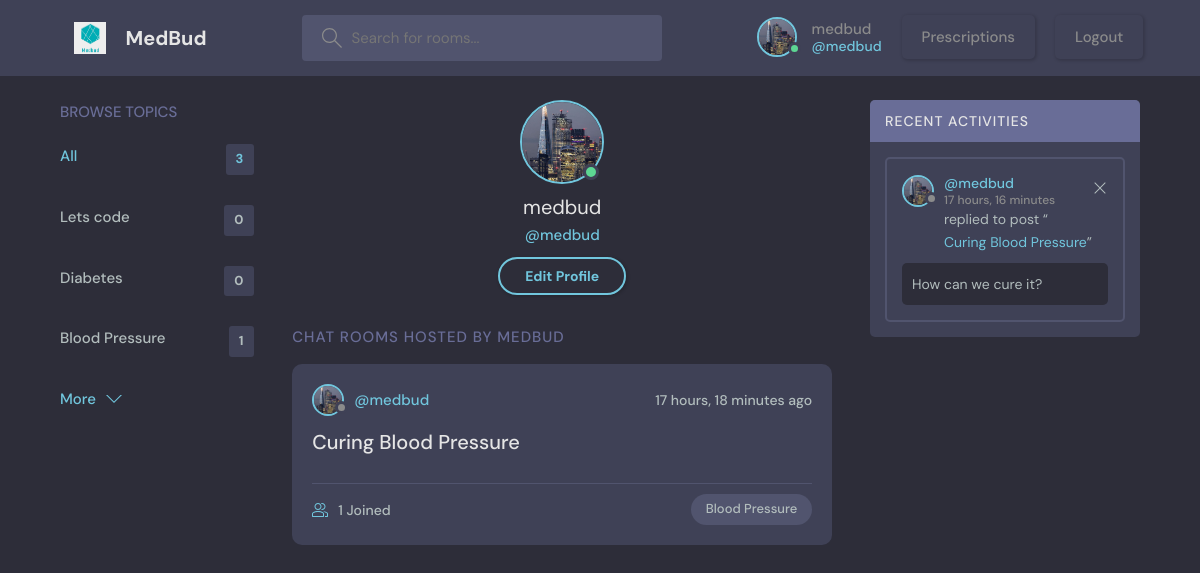
/profile/1/ (signed in), run on the app's committed database.
### base/models.py (models this page shows, shortened)
class Imagine(models.Model):
    user = models.OneToOneField(User,null=True,on_delete=models.CASCADE)
    imge = models.ImageField(null=True, default="avatar.svg")

class Topic(models.Model):
    name = models.CharField(max_length=200)

class Room(models.Model):
    host = models.ForeignKey(User, on_delete=models.SET_NULL, null=True)
    topic = models.ForeignKey(Topic, on_delete=models.SET_NULL, null=True)
    name = models.CharField(max_length=200)
    description = models.TextField(null=True, blank=True)
    participants = models.ManyToManyField(
        User, related_name='participants', blank=True)
    updated = models.DateTimeField(auto_now=True)
    created = models.DateTimeField(auto_now_add=True)
    class Meta:
        ordering = ['-updated', '-created']
    def __str__(self):
        return self.name

class Message(models.Model):
    user = models.ForeignKey(User, on_delete=models.CASCADE)
    room = models.ForeignKey(Room, on_delete=models.CASCADE)
    body = models.TextField()
    updated = models.DateTimeField(auto_now=True)
    created = models.DateTimeField(auto_now_add=True)
    class Meta:
        ordering = ['-updated', '-created']
    def __str__(self):
        return self.body[0:50]

### base/views.py (the view)
# urls.py: path('profile/<str:pk>/',views.userProfile,name="profile"),
@login_required(login_url='login')
def userProfile(request,pk):
    if User.objects.filter(id=pk).exists()==False:
        HttpResponse('User doesnot exist')
    user=User.objects.get(id=pk)
    rooms=user.room_set.all()
    room_messages=user.message_set.all()
    topics=Topic.objects.all()
    context={'user':user,'rooms':rooms,'messages':room_messages,'topics':topics}
    return render(request,'base/profile.html',context)

### base/templates/base/profile.html
{% extends 'main.html' %}
{% block content %}
  <main class="profile-page layout layout--3">
    <div class="container">
      {% include 'base/topics_component.html' %}
      <div class="roomList">
        <div class="profile">
          <div class="profile__avatar">
            <div class="avatar avatar--large active">
              <img src="{{user.imagine.imge.url}}" />
            </div>
          </div>
          <div class="profile__info">
            <h3>{{user.username}}</h3>
            <p>@{{user.username}}</p>
            {% if request.user == user%}
            <a href="{% url 'update-user' %}" class="btn btn--main btn--pill">Edit Profile</a>
            {% endif %}
          </div>
        </div>
        <div class="roomList__header">
          <div>
            <h2>Chat Rooms Hosted by {{user.username}}</a>
            </h2>
          </div>
        </div>
        {% include 'base/feed_component.html' %}
      </div>
      {% include 'base/activity_component.html' %}
    </div>
  </main>
{% endblock %}

### templates/navbar.html (shortened to what this page needs)
{% load static %}
<head>
</head>
<header class="header header--loggedIn">
    <div class="container">
        <a href="{% url 'home' %}" class="header__logo">
            <img src="{% static 'images/logo.png' %}" />
            <h1>MedBud</h1>
        </a>
        <form class="header__search" method="GET" action="{% url 'home' %}">
            <label>
                <input name="q" placeholder="Search for rooms..." />
            </label>
        </form>
        <nav class="header__menu">
            {% if request.user.is_authenticated %}
            <div class="header__user">
                <a href="{% url 'profile' request.user.id %}">
                    <div class="avatar avatar--medium active">
                        <img src="{{request.user.imagine.imge.url}}" />
                    </div>
                    <p>{{request.user.username}} <span>@{{request.user.username}}</span></p>
                </a>
                <a href="{% url 'prescriptions' %}" class="btn btn-info">
                    Prescriptions</a>
                <a href="{% url 'logout' %}" class="btn btn-info">
                    Logout</a>
            </div>
            {% else %}
            <a href="{% url 'login' %}">
                    <img src="{% static 'images/avatar.svg' %}" />
                        <p>Login</p>
                </a>
            {% endif %}
        </nav>
    </div>
</header>

### base/templates/base/topics_component.html
<div class="topics">
    <div class="topics__header">
        <h2>Browse Topics</h2>
    </div>
    <ul class="topics__list">
        <li>
            <a href="{% url 'home' %}" class="active">All <span>{{topics.count}}</span></a>
        </li>
        {% for topic in topics %}
        <li>
            <a href="{% url 'home' %}?q={{topic.name}}">{{topic.name}} <span>{{topic.room_set.all.count}}</span></a>
        </li>
        {% endfor %}
    </ul>
    <a class="btn btn--link" href="{% url 'topics' %}">
        More
        <svg version="1.1" xmlns="http://www.w3.org/2000/svg" width="32" height="32" viewBox="0 0 32 32">
            <title>chevron-down</title>
            <path d="M16 21l-13-13h-3l16 16 16-16h-3l-13 13z"></path>
        </svg>
    </a>
</div>

### base/templates/base/feed_component.html (shortened to what this page needs)
{% for room in rooms %}
<div class="roomListRoom">
    <div class="roomListRoom__header">
        <a href="{% url 'profile' room.host.id %}" class="roomListRoom__author">
            <div class="avatar avatar--small">
                <img src="{{room.host.imagine.imge.url}}" />
            </div>
            <span>@{{room.host.username}}</span>
        </a>
        <div class="roomListRoom__actions">
            <span>{{room.created | timesince}} ago</span>
        </div>
    </div>
    <div class="roomListRoom__content">
        <a href="{% url 'room' room.id %}">{{room.name}}</a>
    </div>
    <div class="roomListRoom__meta">
        <a href="{% url 'room' room.id %}" class="roomListRoom__joined">
            {{room.participants.all.count}} Joined
        </a>
        <p class="roomListRoom__topic">{{room.topic.name}}</p>
    </div>
</div>
{% endfor %}

### base/templates/base/activity_component.html
<div class="activities">
    <div class="activities__header">
        <h2>Recent Activities</h2>
    </div>
    {% for message in messages %}
    <div class="activities__box">
        <div class="activities__boxHeader roomListRoom__header">
            <a href="{% url 'profile' message.user.id %}" class="roomListRoom__author">
                <div class="avatar avatar--small">
                    <img src="{{message.user.imagine.imge.url}}" />
                </div>
                <p>
                    @{{message.user.username}}
                    <span>{{message.created | timesince}}</span>
                </p>
            </a>
            {% if request.user == message.user %}
            <div class="roomListRoom__actions">
                <a href="{% url 'delete-message' message.id %}">
                    <svg version="1.1" xmlns="http://www.w3.org/2000/svg" width="32" height="32" viewBox="0 0 32 32">
                        <title>remove</title>
                        <path
                            d="M27.314 6.019l-1.333-1.333-9.98 9.981-9.981-9.981-1.333 1.333 9.981 9.981-9.981 9.98 1.333 1.333 9.981-9.98 9.98 9.98 1.333-1.333-9.98-9.98 9.98-9.981z">
                        </path>
                    </svg>
                </a>
            </div>
            {% endif %}
        </div>
        <div class="activities__boxContent">
            <p>replied to post “<a href="{% url 'room' message.room.id %}">{{message.room}}</a>”</p>
            <div class="activities__boxRoomContent">
                {{message}}
            </div>
        </div>
    </div>
    {% endfor %}
</div>

### data on the page
Topic: name "Lets code", room_set.all.count "0"
Topic: name "Diabetes", room_set.all.count "0"
Topic: name "Blood Pressure", room_set.all.count "1"
Room: host.imagine.imge (picture), host.username "medbud", created "17 hours, 18 minutes", name "Curing Blood Pressure", participants.all.count "1", topic.name "Blood Pressure"
Message: user.imagine.imge (picture), user.username "medbud", created "17 hours, 16 minutes", room "Curing Blood Pressure", body "How can we cure it?"

### other printed values
{{ request.user.username }} "medbud"
{{ topics.count }} "3"
{{ user.username }} "medbud"
{{ user.username }} "MEDBUD"
